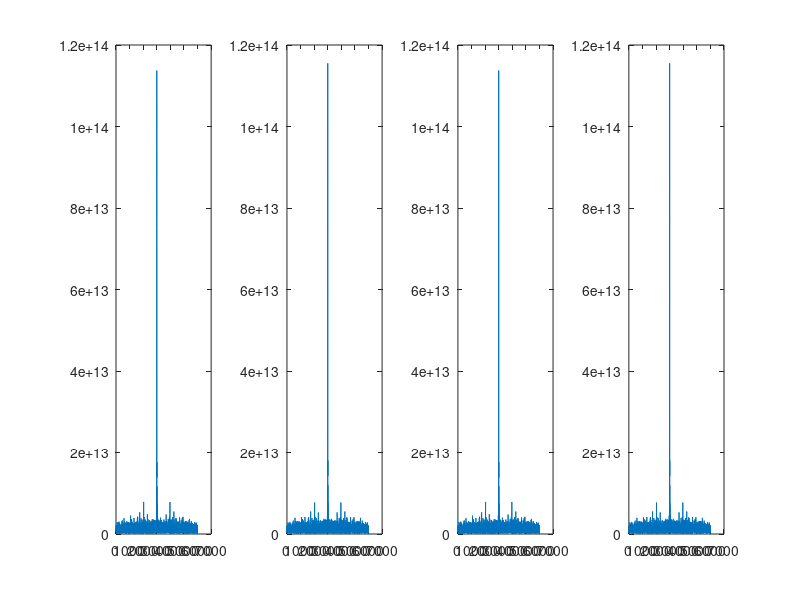

MATLAB code for this plot: (Note: this script raises an error after producing the figure.)
clc, clear all

%%T�nker att vi skapar en signal f�rst 
X=load('x.mat');
x=X.x;

r1=xcorr(x(:,1),x(:,2),3000)/length(x(:,1));
r2=xcorr(x(:,1),x(:,3),3000)/length(x(:,1));
r3=xcorr(x(:,1),x(:,4),3000)/length(x(:,1));
r4=xcorr(x(:,1),x(:,5),3000)/length(x(:,1));
 subplot(1,4,1)
plot(abs(r1))
 subplot(1,4,2)
 plot(abs(r2))
subplot(1,4,3)
plot(abs(r3))
subplot(1,4,4)
plot(abs(r4))

figure(2)

pspectrum(x(:,1))

%% genSignal
import Usefulfunctions.*
close,clear all,clc

sParam=struct;
sParam.centerFq=0;
sParam.bw=2e6;
sParam.gain=50;
sParam.fs=10e6;
sParam.N=10e3;
sParam.noise=0.1;

signalGen=c_SignalGen(sParam);
[fAxis,out]=signalGen.generateSignal;

pspectrum(out,sParam.fs)
%% genSignal and RFpropogate
clc, close, clear all
%init signal
sParam=struct;
sParam.centerFq=650e6;
sParam.bw=2e6;
sParam.power=100; %power in watt
sParam.fs=10e6; %samplefq
sParam.N=10e3;  %nr samples
sParam.noise=0; %noise 

%inspect signal..
signalGen=c_SignalGen(sParam);
[fAxis,out]=signalGen.generateSignal;
watt_signal=bandpower(out,sParam.fs,[-1e6 1e6])
figure(1)
pspectrum(out,sParam.fs)
hold on
% todo plotta amgfunc

%init enviroment
envParam=struct;
envParam.signal.cFq=sParam.centerFq;
envParam.signal.fs=sParam.fs;
envParam.signal.pwr=sParam.power;
envParam.signal.effBw=sParam.fs;
envParam.rx.coord=[0,0];
envParam.tx.coord=[5e3,0];
envParam.target.coord=[(2.5e3),(2.5e3)];
envParam.target.cs=40;

env=c_Enviroment(envParam);

out=env.propagate(out,5e3);
%env.propogateEcho(out,7070);

dPwr=env.powerDensityAtDist(sParam.power,5e3)
rPwr=env.powerDensityEcho(sParam.power,7070)

att=10*log10(rPwr/dPwr)


pspectrum(out,sParam.fs)
pspectrum(out*(db2mag(att)),sParam.fs)

